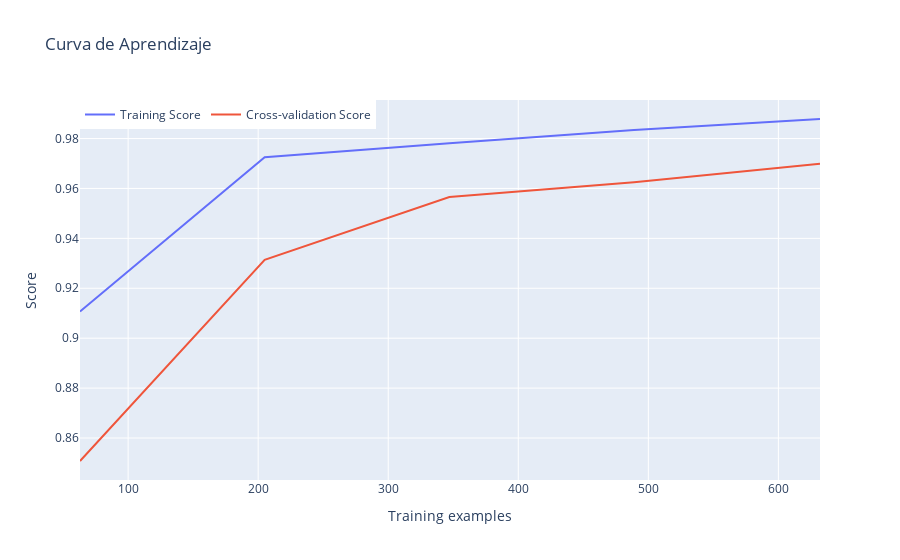

Notebook cell for this chart:
### Code cell
# Calculamos la curva de aprendizaje
train_sizes, train_scores, test_scores = learning_curve(rf_model, X_train, y_train, cv=5)
train_scores_mean = np.mean(train_scores, axis=1)
test_scores_mean = np.mean(test_scores, axis=1)

# Creamos el gráfico con Plotly
fig = go.Figure()

# Agregamos la curva de Training score
fig.add_trace(go.Scatter(x=train_sizes, y=train_scores_mean, mode='lines', name='Training Score'))

# Agregamos la curva de Cross-validation score
fig.add_trace(go.Scatter(x=train_sizes, y=test_scores_mean, mode='lines', name='Cross-validation Score'))

# Configuramos el diseño del gráfico
fig.update_layout(
    title='Curva de Aprendizaje',
    xaxis_title='Training examples',
    yaxis_title='Score',
    legend=dict(x=0, y=1, traceorder='normal', orientation='h'),
)

# Mostramos el gráfico
fig.show()

### Figure 1 — Plotly figure (JSON) as saved in the notebook; plotly's stock layout.template omitted (floating-point values rounded to 4 significant figures)
{"data": [{"mode": "lines", "name": "Training Score", "type": "scatter", "x": [63, 205, 347, 489, 632], "y": [0.9107, 0.9725, 0.9781, 0.9834, 0.9878]}, {"mode": "lines", "name": "Cross-validation Score", "type": "scatter", "x": [63, 205, 347, 489, 632], "y": [0.8508, 0.9314, 0.9566, 0.9625, 0.9699]}], "layout": {"legend": {"orientation": "h", "traceorder": "normal", "x": 0, "y": 1}, "title": {"text": "Curva de Aprendizaje"}, "xaxis": {"title": {"text": "Training examples"}}, "yaxis": {"title": {"text": "Score"}}}}
